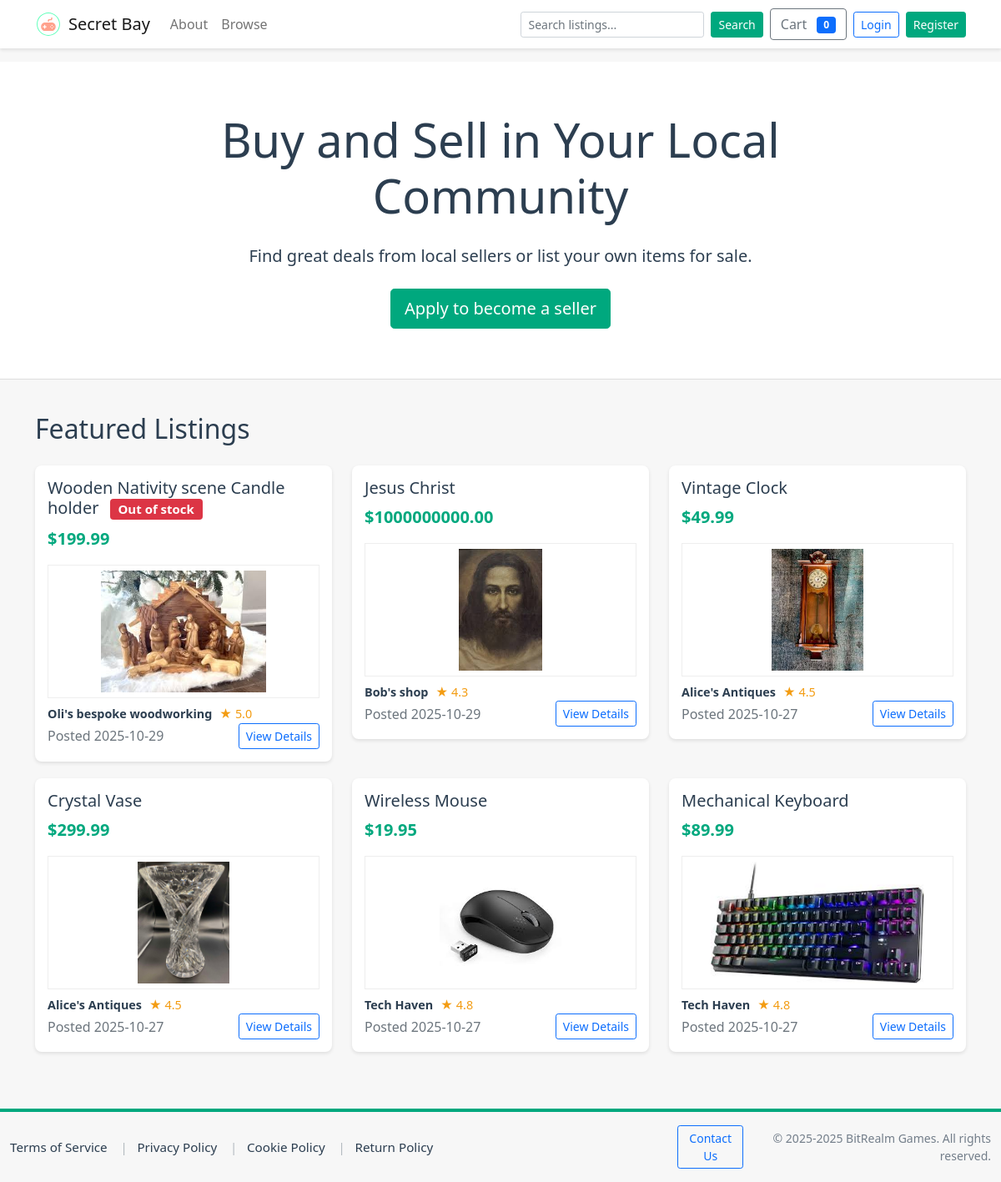
Before: / with the older database file.
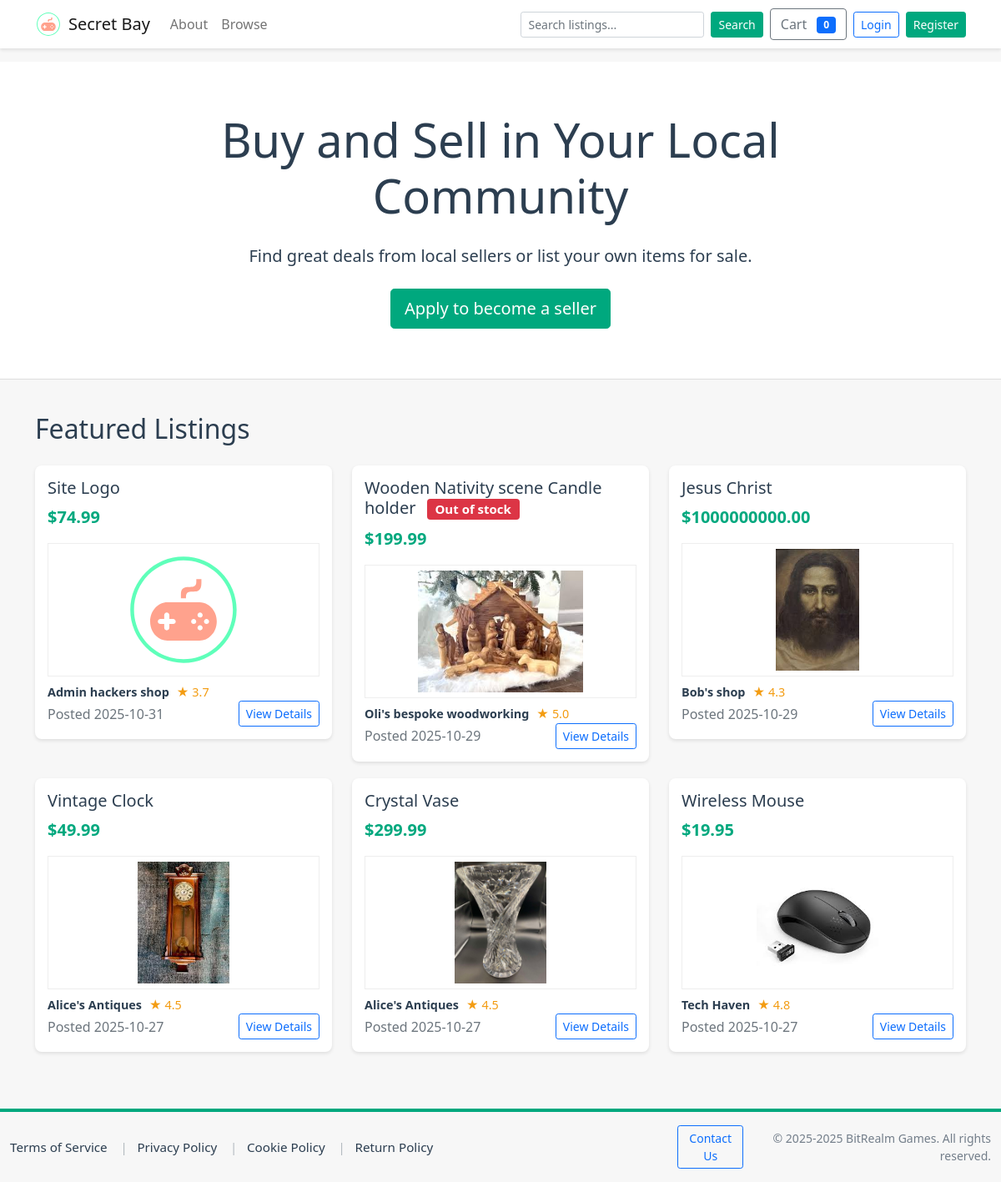
After: the same page with the newer database file.
### tables this page shows
CREATE TABLE products (
    id INTEGER PRIMARY KEY AUTOINCREMENT,
    seller_id INTEGER,
    title TEXT NOT NULL,
    description TEXT,
    price REAL NOT NULL CHECK(price >= 0),
    stock INTEGER DEFAULT 0,
    created_at TEXT NOT NULL DEFAULT (datetime('now')), image_url TEXT, category_id INTEGER,
    FOREIGN KEY(seller_id) REFERENCES users(id) ON DELETE SET NULL
);

CREATE TABLE users (
    id INTEGER PRIMARY KEY AUTOINCREMENT,
    username TEXT NOT NULL UNIQUE,
    email TEXT NOT NULL UNIQUE,
    password_hash TEXT NOT NULL,
    is_admin INTEGER NOT NULL DEFAULT 0,
    is_seller INTEGER NOT NULL DEFAULT 0,
    business_name TEXT,
    seller_description TEXT,
    rating REAL DEFAULT 0,
    total_sales INTEGER DEFAULT 0,
    created_at TEXT NOT NULL DEFAULT (datetime('now'))
, logo_url TEXT);

### app.py (the view)
@app.route('/')
def index():
    conn = get_db_connection()
    cur = conn.cursor()
    cur.execute("""
        SELECT p.id, p.title, p.description, p.price, p.stock, p.created_at, p.seller_id, p.image_url, u.business_name, u.rating, u.username AS seller_username
        FROM products p
        LEFT JOIN users u ON p.seller_id = u.id
        ORDER BY p.created_at DESC LIMIT 6
    """)
    featured = cur.fetchall()
    conn.close()
    return render_template('index.html', featured_products=featured)

### app.py (called while the page is built, shortened)
def get_db_connection(path=DB_PATH):
    conn = sqlite3.connect(path)
    conn.row_factory = sqlite3.Row
    conn.execute("PRAGMA foreign_keys = ON;")
    return conn

@app.context_processor
def inject_user_permissions():
    uid = session.get('user_id')
    is_admin_flag = False
    is_seller_flag = False
    contact_url = '/contact'
    try:
        if 'seller_contact' in app.view_functions:
            contact_url = url_for('seller_contact')
        elif 'contact' in app.view_functions:
            contact_url = url_for('contact')
    except Exception:
        contact_url = '/contact'
    return {
        'current_user_is_admin': is_admin_flag,
        'current_user_is_seller': is_seller_flag,
        'current_year': datetime.now().year,
        'contact_url': contact_url,
    }

### templates/index.html (shortened to what this page needs)
<!DOCTYPE html>
<html lang="en">
<head>
    <link href="https://cdn.jsdelivr.net/npm/bootstrap@5.1.3/dist/css/bootstrap.min.css" rel="stylesheet">
</head>
<body>
    {% include 'navbar.html' %}
    <div class="hero-section">
        <div class="container">
            <div class="row justify-content-center">
                <div class="col-md-8 text-center">
                    <h1 class="display-4 mb-4">Buy and Sell in Your Local Community</h1>
                    <p class="lead mb-4">Find great deals from local sellers or list your own items for sale.</p>
                    <div class="d-flex justify-content-center gap-3">
                        <a href="{{ url_for('apply_seller') }}" class="btn btn-primary btn-lg">Apply to become a seller</a>
                    </div>
                </div>
            </div>
        </div>
    </div>
    <div class="container">
        <h2 class="mb-4">Featured Listings</h2>
        <div class="row">
            {% if featured_products %}
                {% for p in featured_products %}
                    <div class="col-md-4">
                        <div class="listing-card">
                                                                                                                <h5>
                                                                                                                    {{ p['title'] }}
                                                                                                                    {% if p['stock'] is not none and p['stock']|int <= 0 %}
                                                                                                                        <span class="badge bg-danger ms-2">Out of stock</span>
                                                                                                                    {% endif %}
                                                                                                                </h5>
                                                                                                                <p class="price">${{ '%.2f'|format(p['price']) }}</p>
                                                                                                                {% if 'image_url' in p.keys() and p['image_url'] %}
                                                                                                                    <div class="mb-2 text-center">
                                                                                                                        {% set img = p['image_url'] %}
                                                                                                                        {% if img.startswith('http://') or img.startswith('https://') or img.startswith('/') %}
                                                                                                                            <img src="{{ img }}" alt="{{ p['title'] }}" style="max-height:160px; width:100%; object-fit:contain; background:#fff; border:1px solid #eee; padding:6px;">
                                                                                                                        {% else %}
                                                                                                                            <img src="{{ url_for('static', filename='img/' ~ img) }}" alt="{{ p['title'] }}" style="max-height:160px; width:100%; object-fit:contain; background:#fff; border:1px solid #eee; padding:6px;">
                                                                                                                        {% endif %}
                                                                                                                    </div>
                                                                                                                {% else %}
                                                                                                                    <p class="description">{{ (p['description'] or '')[:100] }}{% if (p['description'] or '')|length > 100 %}...{% endif %}</p>
                                                                                                                {% endif %}
                            <div class="seller-info mt-2">
                                <a href="{{ url_for('seller_profile', seller_id=p['seller_id']) }}" class="text-decoration-none">
                                    <span class="seller-name">{{ p['business_name'] or p['seller_username'] or 'Seller' }}</span>
                                    {% if p['rating'] %}
                                        <span class="rating">★ {{ '%.1f'|format(p['rating']) }}</span>
                                    {% endif %}
                                </a>
                            </div>
                            <div class="d-flex justify-content-between align-items-center">
                                <span class="text-muted">Posted {{ (p['created_at'] or '')[:10] }}</span>
                                <a href="{{ url_for('product_detail', product_id=p['id']) }}" class="btn btn-sm btn-outline-primary">View Details</a>
                            </div>
                        </div>
                    </div>
                {% endfor %}
            {% else %}
                <div class="col-12 text-center">
                    <p>No featured listings available.</p>
                </div>
            {% endif %}
        </div>
    </div>
    {% include 'footer.html' %}
</body>
</html>

### templates/navbar.html (shortened to what this page needs)
<nav class="navbar navbar-expand-lg navbar-light bg-white mb-3" aria-label="Main navigation">
  <div class="container">
    <a class="navbar-brand d-flex align-items-center" href="{{ url_for('index') }}">
      <img src="{{ url_for('static', filename='img/logo.svg') }}" alt="Secret Bay logo" height="32" class="me-2" style="width:auto;">
      <span>Secret Bay</span>
    </a>
    <div class="collapse navbar-collapse" id="mainNav">
      <ul class="navbar-nav me-auto mb-2 mb-lg-0">
        <li class="nav-item"><a class="nav-link" href="/about">About</a></li>
  <li class="nav-item"><a class="nav-link" href="/products">Browse</a></li>
      </ul>
      <div class="d-flex align-items-center gap-2">
        <form class="d-flex" action="{{ url_for('products') }}" method="get" style="min-width:220px;">
          <input name="search" class="form-control form-control-sm me-2" type="search" placeholder="Search listings..." aria-label="Search" value="{{ request.args.get('search','') }}">
          <button class="btn btn-sm btn-primary" type="submit">Search</button>
        </form>
        <a href="{{ url_for('cart_view') }}" class="btn btn-outline-secondary position-relative">
          Cart <span id="cart-count" class="badge bg-primary ms-2">0</span>
        </a>
        {% if session.get('username') %}
          <div class="text-end">
            <div>Logged in as <strong>{{ session['username'] }}</strong></div>
            <a href="{{ url_for('logout') }}" class="small">Log out</a>
          </div>
        {% else %}
          <div>
            <a href="{{ url_for('login') }}" class="btn btn-sm btn-outline-primary me-1">Login</a>
            <a href="{{ url_for('register') }}" class="btn btn-sm btn-primary">Register</a>
          </div>
        {% endif %}
      </div>
    </div>
  </div>
</nav>
<main class="site-content">

### templates/footer.html (shortened to what this page needs)
</main>
<footer class="site-footer mt-5" role="contentinfo">
  <div class="site-footer-bg">
    <div class="container">
  <div class="row align-items-center py-2">
        <div class="col-md-8 links d-flex flex-wrap align-items-center gap-2 small">
          <a href="/terms" class="footer-link">Terms of Service</a>
          <span class="separator">|</span>
          <a href="/privacy" class="footer-link">Privacy Policy</a>
          <span class="separator">|</span>
          <a href="/cookies" class="footer-link">Cookie Policy</a>
          <span class="separator">|</span>
          <a href="/returns" class="footer-link">Return Policy</a>
        </div>
        <div class="col-md-4 text-md-end d-flex align-items-center justify-content-md-end gap-3">
          <a href="{{ contact_url }}" class="btn btn-outline-primary btn-sm">Contact Us</a>
          <div class="small copyright">© 2025-{{ current_year }} BitRealm Games. All rights reserved.</div>
        </div>
      </div>
    </div>
  </div>
</footer>

### templates/index.html (style rules this page uses)
:root { --primary-color: #00a87e; --secondary-color: #f7f7f7; --text-color: #2c3e50; }
body { background-color: var(--secondary-color); color: var(--text-color); }
.navbar { background-color: white; box-shadow: 0 2px 4px rgba(0,0,0,0.1); }
.hero-section { background: white; padding: 60px 0; margin-bottom: 40px; border-bottom: 1px solid #ddd; }
.listing-card { background: white; border-radius: 8px; box-shadow: 0 2px 4px rgba(0,0,0,0.1); margin-bottom: 20px; padding: 15px; transition: transform 0.2s; }
.price { color: var(--primary-color); font-size: 1.25rem; font-weight: bold; }
.seller-info { margin-top: 10px; font-size: 0.9rem; }
.seller-name { font-weight: bold; color: var(--text-color); }
.rating { color: #f39c12; margin-left: 5px; }
.btn-primary { background-color: var(--primary-color); border-color: var(--primary-color); }

### templates/navbar.html (style rules this page uses)
.navbar-brand img { height: 32px; width: auto; display: inline-block; vertical-align: middle; }

### templates/footer.html (style rules this page uses)
html, body { height: 100%; }
body { display: flex; flex-direction: column; min-height: 100vh; }
.site-content { flex: 1 0 auto; }
.site-footer { width:100%; margin-top: auto; }
.site-footer-bg { background: #f7f7f7; color: #2c3e50; border-top: 4px solid #00a87e; padding-top: 0.5rem; padding-bottom: 0.5rem; }
.site-footer .container { max-width: 1200px; }
.site-footer .footer-link { color: #2c3e50; text-decoration: none; margin-right: 0.25rem; font-size: 0.95rem; }
.site-footer .separator { color: rgba(44,62,80,0.35); margin: 0 0.25rem; }
.site-footer .copyright { color: rgba(44,62,80,0.65); font-size: 0. ninerem; }

Changed rows visible on the page:
no longer on this page (row unchanged): products: title "Mechanical Keyboard", price "89.99", image_url (picture), business_name "Tech Haven", {{ '%.1f'|format(p['rating']) }} "4.8", created_at "2025-10-27"
added products: title "Site Logo", price "74.99", image_url (picture), business_name "Admin hackers shop", created_at "2025-10-31"
now on this page (row unchanged): users: rating "3.7"
